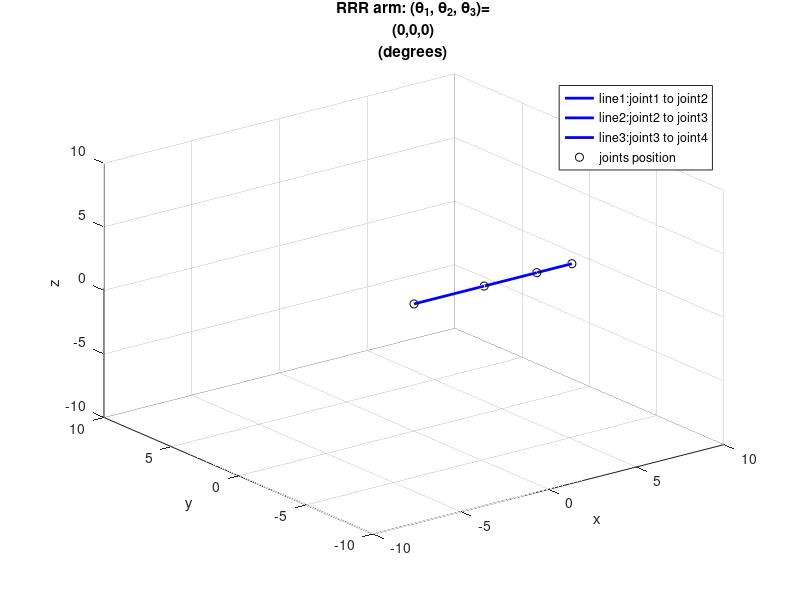

MATLAB code for this plot:
function plotRRR(theta1,theta2,theta3,L1,L2,L3,P0)
% default parameters setting
if nargin<7, P0=[0;0;0;1];end
if nargin<6, L3=2;end
if nargin<5, L2=3;end
if nargin<4, L1=4;end
if nargin<3, theta3=0;end
if nargin<2, theta2=0;end
if nargin<1, theta1=0;end

% L: (6x4) Parameters table
L = zeros(4,4); 
%     \   alpha     a		d 		theta  
% i    \____________________________________
L(1,:) = [0     	0		0 		theta1];
L(2,:) = [0         L1		0		theta2];
L(3,:) = [0         L2		0		theta3];
L(4,:) = [0         L3		0 		0     ];

% Tranform matrix
T = @(alpha,a,d,theta)[
    cos(theta),                 -sin(theta),                  0,                a;
    sin(theta*cos(alpha)),  cos(theta)*cos(alpha),  -sin(alpha),    -sin(alpha)*d;
    sin(theta)*sin(alpha),  cos(theta)*sin(alpha),   cos(alpha),     cos(alpha)*d;
                        0,                      0,            0,                1   ];
                    
T01 = T(L(1,1),L(1,2),L(1,3),L(1,4));
T12 = T(L(2,1),L(2,2),L(2,3),L(2,4));
T23 = T(L(3,1),L(3,2),L(3,3),L(3,4));
T34 = T(L(4,1),L(4,2),L(4,3),L(4,4));

T02 = T01*T12;
T03 = T02*T23;
T04 = T03*T34;
joint1 = T01*P0;
joint2 = T02*P0;
joint3 = T03*P0;
joint4 = T04*P0;
% frame0x = [1;0;0;1];
% frame0y = [0;1;0;1];
% frame0z = [0;0;1;1];
% frame1x = (T01*frame0x)';
% frame1y = (T01*frame0y)';
% frame1z = (T01*frame0z)';
% frame2x = (T02*frame0x)';
% frame2y = (T02*frame0y)';
% frame2z = (T02*frame0z)';
% frame3x = (T03*frame0x)';
% frame3y = (T03*frame0y)';
% frame3z = (T03*frame0z)';
% frame4x = (T04*frame0x)';
% frame4y = (T04*frame0y)';
% frame4z = (T04*frame0z)';
% frame1x = [joint1(1:3)';frame1x(1:3)];
% frame1y = [joint1(1:3)';frame1y(1:3)];
% frame1z = [joint1(1:3)';frame1z(1:3)];
% frame2x = [joint2(1:3)';frame2x(1:3)];
% frame2y = [joint2(1:3)';frame2y(1:3)];
% frame2z = [joint2(1:3)';frame2z(1:3)];
% frame3x = [joint3(1:3)';frame3x(1:3)];
% frame3y = [joint3(1:3)';frame3y(1:3)];
% frame3z = [joint3(1:3)';frame3z(1:3)];
% frame4x = [joint4(1:3)';frame4x(1:3)];
% frame4y = [joint4(1:3)';frame4y(1:3)];
% frame4z = [joint4(1:3)';frame4z(1:3)];

hold off
figure(1)
theta1=sprintf('%d',round(theta1*180/pi));
theta2=sprintf('%d',round(theta2*180/pi));
theta3=sprintf('%d',round(theta3*180/pi));
str=sprintf('(%s,%s,%s)',theta1,theta2,theta3);

plot3([joint2(1);joint1(1)],[joint2(2);joint1(2)],[joint2(3);joint1(3)],'b','LineWidth',2);hold on
plot3([joint3(1);joint2(1)],[joint3(2);joint2(2)],[joint3(3);joint2(3)],'b','LineWidth',2);hold on
plot3([joint4(1);joint3(1)],[joint4(2);joint3(2)],[joint4(3);joint3(3)],'b','LineWidth',2);hold on
plot3(joint1(1),joint1(2),joint1(3),'ko',joint2(1),joint2(2),joint2(3),'ko',joint3(1),joint3(2),joint3(3),'ko',joint4(1),joint4(2),joint4(3),'ko');hold on
grid on
% plot3(frame1x(:,1),frame1x(:,2),frame1x(:,3),'r');hold on
% plot3(frame1y(:,1),frame1y(:,2),frame1y(:,3),'g');hold on
% plot3(frame1z(:,1),frame1z(:,2),frame1z(:,3),'k');hold on
% plot3(frame2x(:,1),frame2x(:,2),frame2x(:,3),'r');hold on
% plot3(frame2y(:,1),frame2y(:,2),frame2y(:,3),'g');hold on
% plot3(frame2z(:,1),frame2z(:,2),frame2z(:,3),'k');hold on
% plot3(frame3x(:,1),frame3x(:,2),frame3x(:,3),'r');hold on
% plot3(frame3y(:,1),frame3y(:,2),frame3y(:,3),'g');hold on
% plot3(frame3z(:,1),frame3z(:,2),frame3z(:,3),'k');hold on
% plot3(frame4x(:,1),frame4x(:,2),frame4x(:,3),'r');hold on
% plot3(frame4y(:,1),frame4y(:,2),frame4y(:,3),'g');hold on
% plot3(frame4z(:,1),frame4z(:,2),frame4z(:,3),'k');hold on
title({'RRR arm: (\theta_1, \theta_2, \theta_3)=',str,'(degrees)'}), xlabel('x'), ylabel('y'), zlabel('z');
legend('line1:joint1 to joint2','line2:joint2 to joint3','line3:joint3 to joint4','joints position');
axis_max = (max(P0(1:3))+sum([L1,L2,L3]))+1;
axis_min = (min(P0(1:3))-sum([L1,L2,L3]))-1;
axis_value = max([abs(axis_max), abs(axis_min)]);
axis([-axis_value, axis_value, -axis_value, axis_value, -axis_value, axis_value])
end